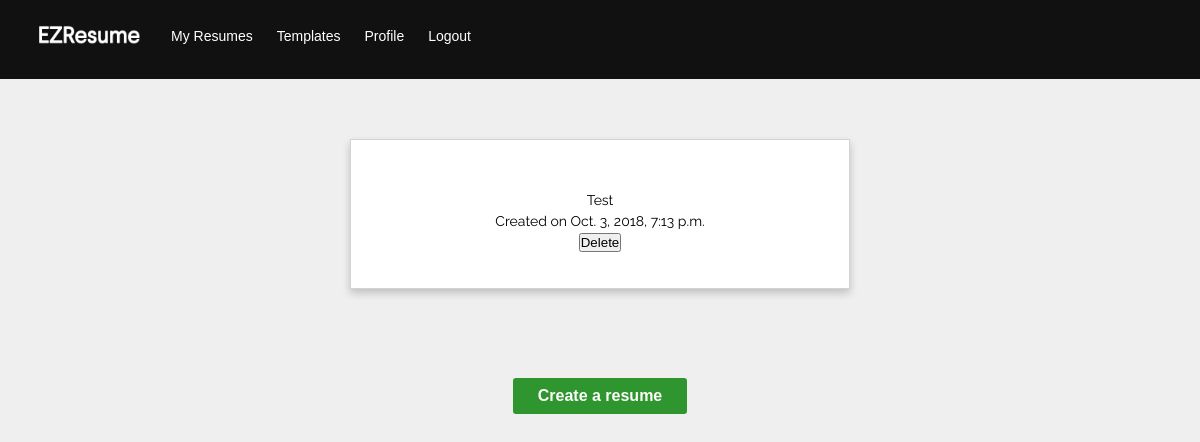
/app/ (signed in), run on an earlier commit of the app's database.
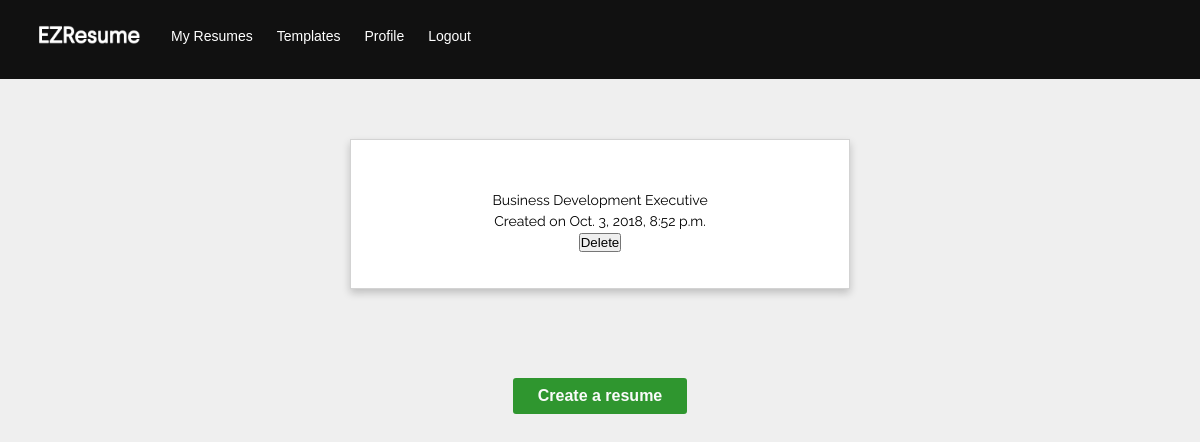
And on a later commit of the database.
### resumes/models.py (models this page shows, shortened)
class Resume(models.Model):
    name = models.CharField(max_length=255)
    created_at = models.DateTimeField(auto_now_add=True, editable=False)
    updated_at = models.DateTimeField(auto_now=True)
    user = models.ForeignKey(User, on_delete=models.CASCADE)

### resumes/views.py (the view)
# urls.py: path('', views.my_resumes, name='my-resumes'),
@login_required()
def my_resumes(request):
    resumes = Resume.objects.all()
    return render(request, 'resumes/my_resumes.html', {'resumes': resumes})

### resumes/templates/resumes/my_resumes.html (shortened to what this page needs)
{% extends 'resumes/layout.html' %}
{% load static %}
{% block content %}
    <div class="wrapper">
    {% for resume in resumes %}
       <div class="resume-box">
            <div class="container">
                <p>{{ resume.name }}</p>
                <p>Created on {{ resume.created_at }}</p>
                <form action="{% url 'resumes:delete-resume' pk=resume.id %}">
                    <input type="submit" value="Delete" />
                </form>
            </div>
        </div>
    {% empty %}
        <div class="empty-state-box">
            <img src="{% static 'resumes/images/resume-empty-icon.png' %}" class="centered">
            <p class="empty-state-text"><b>You currently don't have any resumes.</b><br>Create one and
                start building your very first resume</p>
        </div>
    {% endfor %}
    <div class="button-box">
        <a href="{% url 'resumes:create-resume' %}" class="button">Create a resume</a>
    </div>
    </div>
{% endblock %}

What changed in the data, as far as the page shows it:
removed Resume: name "Test", created_at "Oct. 3, 2018, 7:13 p.m."
added Resume: name "Business Development Executive", created_at "Oct. 3, 2018, 8:52 p.m."
